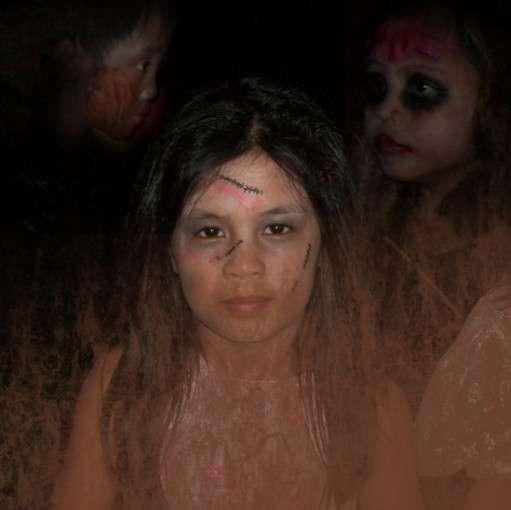
#> input picture TWITTER/images/girl.jpg, 511 x 510 px
$ jupyter execute --allow-errors Post-Plots-to-Twitter.ipynb   (shell and % lines are left out)   (Python 2 division)   (older library calls are emulated)
#> lines starting #> are read from the running program, lines starting #| are printed output that depends on the picture
### TWITTER/SuperTwitterBot-master/APIkeys.py
def KEYS():
    CONSUMER_KEY = 'ZXbM2vxRLwu3ZrenMBl1ZILe1'
    CONSUMER_SECRET = 'nbfyN3SfMrrerqTFFCfOuFjECy2lRqfmxwJrivqx2CxnpbAuH7'
    ACCESS_KEY= '296906916-xiWeizroDnU5p60XG9YzzRy0fe4v9XqxTSFshWa6'
    ACCESS_SECRET = 'sJi0jI3YdkJTSDZ2tYFosHVqFhM2ksXnaAZMML0V1eBB9'
    return [CONSUMER_KEY,CONSUMER_SECRET,ACCESS_KEY,ACCESS_SECRET]

### TWITTER/Post-Plots-to-Twitter.ipynb
[cell 1]
# This is a special path secifically for an env. It was entered in kernel.json
# kernel.json
#{
# "argv": [
#  "/home/jack/miniconda3/envs/deep/bin/python",
#  "-m",
#  "ipykernel_launcher",
#  "-f",
#  "{connection_file}"
# ],
# "display_name": "deep",
# "language": "python",
# "env": {
#          "PYTHONPATH": "/home/jack/hidden"
#        }
#}

import os
#> (the rest of this cell did not finish here and is left out)

[cell 2]
import sys
for p in sys.path:
    print(p)

[cell 3]
STR="""
Python and Twitter:
CONSUMER_KEY = APP_KEY
CONSUMER_SECRET = APP_SECRET
ACCESS_KEY =  OAUTH_TOKEN
ACCESS_SECRET =  OAUTH_TOKEN_SECRET
It is all confusing enough without changing the names
"""

[cell 4]
from twython import Twython
from APIkeys import KEYS
CONSUMER_KEY = KEYS()[0]
CONSUMER_SECRET =  KEYS()[1]
ACCESS_KEY =  KEYS()[2]
ACCESS_SECRET =  KEYS()[3]
#> (the rest of this cell did not finish here and is left out)

[cell 5]
from APIkeys import KEYS
CONSUMER_KEY = KEYS()[0]
CONSUMER_SECRET =  KEYS()[1]
ACCESS_KEY =  KEYS()[2]
ACCESS_SECRET =  KEYS()[3]

#> (the rest of this cell did not finish here and is left out)

[cell 6]
import requests
import os
import json
from APIkeys import KEYS
#> (the rest of this cell did not finish here and is left out)

[cell 7]
# %load twitterdev
{"data":[{"id":"1547249504633643008","text":"Working with OAuth 2.0 and the Twitter API? Check out @jessicagarson's tutorial for @thepracticaldev on working with refresh tokens. \uD83D\uDCBB\n\nRead it here ⬇️ \nhttps://t.co/wACONDbTuq"},{"id":"1547039584202067969","text":"Registration for Chirp is now open! \uD83C\uDF89 Join us on Nov. 16 in San Francisco and online to celebrate our developer community and connect with the Twitter Developer Platform Team. This is an event you don’t want to miss. \uD83D\uDC40 #Chirp\n\nRegister here ➡️ https://t.co/AMENQKRZcd https://t.co/ofGVvSU736"},{"id":"1547007901570662401","text":"The #Chirp Developer Conference returns on November 16. Sign up now or  ❤  this tweet to get reminded when registration is ending. https://t.co/DIbYQmXJ4b"},{"id":"1546987013475225600","text":"Register today for the Chirp Developer Conference! Come celebrate our developer community in San Francisco or online on Nov. 16, this is an event you don't want to miss. \uD83D\uDC40"},{"id":"1546987013160677382","text":"Registration is now open for the Chirp Developer Conference. Come connect with the Twitter Developer Platform Team on Nov. 16, in San Francisco or online. See you there!"},{"id":"1546987013085298688","text":"Registration is now open for the #Chirp Developer Conference. Come connect with the Twitter Developer Platform Team on Nov. 16, in San Francisco or online. See you there!"},{"id":"1546986887969026048","text":"Registration is now open for the #Chirp Developer Conference. Come connect with the Twitter Developer Platform Team on Nov. 16, in San Francisco or online. See you there!"},{"id":"1546986887318933504","text":"Register for the Chirp Developer Conference to:\n\n⚡️ Sync with devs AFK\n\uD83E\uDDED Git building opportunities\n\uD83C\uDF89 Root for all we’ve accomplished together"},{"id":"1546986761607266304","text":"Register for the Chirp Developer Conference to:\n\n⚡️ Sync with devs AFK\n\uD83E\uDDED Git building opportunities\n\uD83C\uDF89 Root for all we’ve accomplished together"},{"id":"1546986761594802178","text":"Registration is now open for the Chirp Developer Conference. Come connect with the Twitter Developer Platform Team on Nov. 16, in San Francisco or online. See you there!"}],"meta":{"newest_id":"1547249504633643008","oldest_id":"1546986761594802178","result_count":10,"next_token":"b26v89c19zqg8o3fpz2mvn9yqnfvvf64en88jnrrfuz5p"}}

[cell 8]
# %load twitterdev
{"data":[{"id":"1546615344780914688","text":"If you’re curious about building with Tweepy v2, check out the second episode of Devs in the Details. \uD83C\uDFA5 \n\n@suhemparack shows how to migrate from Tweepy v1.1 to v2 and the different functionalities of the APIs. #WelcomeToOurTechTalk\n\nWatch it here ⬇️\nhttps://t.co/UYGLlcIAZY"},{"id":"1545437560301928453","text":"\uD83D\uDCAD Wondering how to Tweet with media using the Twitter API v2? We are still working on a v2 media endpoint but in the meantime, @jessicagarson walks you through how to accomplish this task in Python.\n\nLearn how here ⬇️\nhttps://t.co/xmSES9Ug3s"},{"id":"1545105640795738113","text":"\uD83C\uDF89 We are excited to launch our student ambassador program.\n\nIf you are passionate about building and empowering the student community to build with Twitter, apply to be a TwitterDev student ambassador at your university! \uD83D\uDCDA\uD83D\uDEE0\n\nLearn more ⤵️\nhttps://t.co/PI25NViPqT"}],"meta":{"newest_id":"1546615344780914688","oldest_id":"1545105640795738113","result_count":3}}

#> (a cell that did not finish here is left out)

#> (a cell that did not finish here is left out)

[cell 11]
from twython import Twython
APP_KEY="EteOELZAulNVMe2Vn1fjRNiLF"
APP_SECRET="zqhlZOsnZsoQaeFMhaVCWbK7vSwukLr1MUHmbDnXappWesRDNc"

OAUTH_TOKEN_SECRET="AAAAAAAAAAAAAAAAAAAAAJ3negEAAAAA7cYYpESPIy%2FtJ0%2FhK%2FZllipGIOg%3Dld2zu8PPOoclOwShOMha6BgLW4smQ3Vf9I40DxluSUcelknoEA"
#> (the rest of this cell did not finish here and is left out)

[cell 12]
from twython import Twython
APP_KEY="EteOELZAulNVMe2Vn1fjRNiLF"

ACCESS_TOKEN="zqhlZOsnZsoQaeFMhaVCWbK7vSwukLr1MUHmbDnXappWesRDNc"

#> (the rest of this cell did not finish here and is left out)

#> (a cell that did not finish here is left out)

#> (a cell that did not finish here is left out)

#> (a cell that did not finish here is left out)

#> (a cell that did not finish here is left out)

[cell 17]
from PIL import Image, ImageChops, ImageDraw, ImageFont, ImageFilter
im = Image.open('images/girl.jpg')
#> im is the input picture: PIL image 511x510 RGB; mean R, G, B 56.5, 36.3, 27
im

# Look in the JupyterNotebook-Twitter for details to post to twitter

[cell 18]
import random
from random import randint
import time
import markovify
import os
import sys
from PIL import Image, ImageChops, ImageDraw, ImageFont, ImageFilter

filename0 = "images/girl.jpg"

def generate_the_word(infile):
        with open(infile) as f:
            contents_of_file = f.read()
        lines = contents_of_file.splitlines()
        line_number = random.randrange(0, len(lines))
        return lines[line_number]

def draw_blurred_back(img, position, text, font, col, halo_col):
#> called with position = (15, 4), text = 'A Couple DeepDreams', col = (255, 255, 230), halo_col = (0, 0, 0)
    halo = Image.new('RGBA', img.size, (0, 0, 0, 0))
#> halo: PIL image 640x640 RGBA; every value is 0
    ImageDraw.Draw(halo).text(position, text, font = font, fill = halo_col)
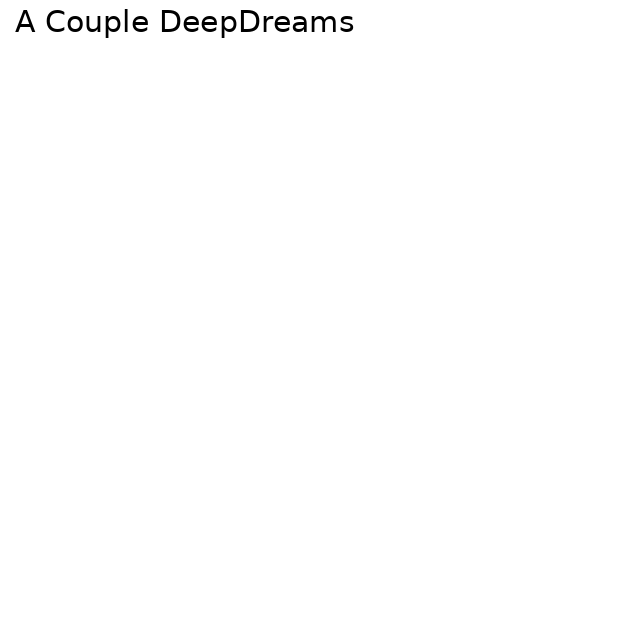
#> halo: PIL image 640x640 RGBA; mean R, G, B, A 0, 0, 0, 1.4; transparent parts drawn white
    blurred_halo = halo.filter(ImageFilter.BLUR)
    ImageDraw.Draw(blurred_halo).text(position, text, font = font, fill = col)
    return Image.composite(img, blurred_halo, ImageChops.invert(blurred_halo))

if __name__ == '__main__':
    inp = Image.open(filename0)
    inp = inp.resize((640,640), Image.ANTIALIAS)
    font = ImageFont.truetype("fonts/exo.extra-bold.otf", 30)
    text_title = (255, 255,230) # bright green
    blur_title = (0, 0, 0)   # black
    #textin = (generate_the_word("wordcloud.txt"))
    i2 = draw_blurred_back(inp, (15, 4), "A Couple DeepDreams", font, text_title, blur_title)
    font0 = ImageFont.truetype("fonts/exo.extra-bold.otf", 20)
    i2 = draw_blurred_back(i2, (15, 40), "8conv3fc_DSN-CaffeModel", font0, text_title, blur_title)
#> call 2 of draw_blurred_back, with position = (15, 40), text = '8conv3fc_DSN-CaffeModel', col = (255, 255, 230), halo_col = (0, 0, 0)
#> in draw_blurred_back (call 2), `return Image.composite(img, blurred_halo, ImageChops.invert(blurred_ha..`:
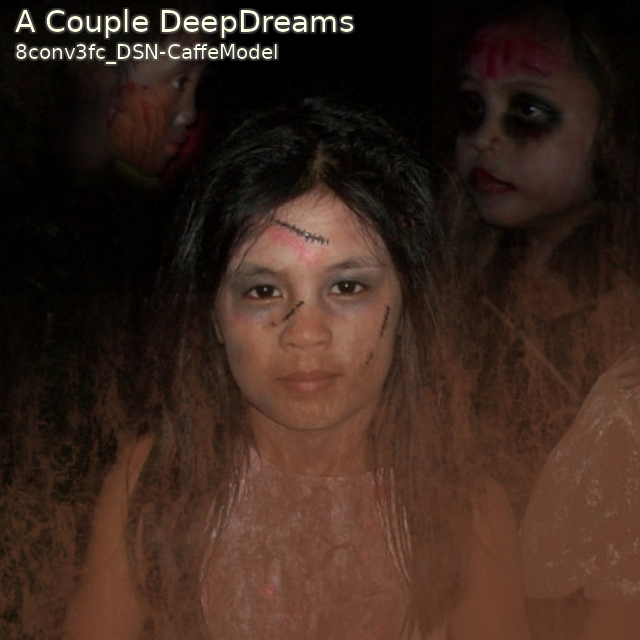
#> returned value: PIL image 640x640 RGBA; mean R, G, B, A 58.4, 38.2, 28.7, 254.1; transparent parts drawn white
    i2 = draw_blurred_back(i2, (15, 60), "pool4", font0, text_title, blur_title)

    #txt = Image.new('RGBA', i.size, (255,255,255,0))

    # get a font
    fnt = ImageFont.truetype("fonts/exo.extra-bold.otf", 20)
    # get a drawing context
    signature_ = "@jacklnorthrup"
    #get length in pixel of signature_
    sizeS,ln = fnt.getsize(signature_)
    #add 15 pixels to right border
    pt = sizeS+25
    width, height = inp.size
#> width = 640; height = 640
    #marginx starting point of signature_
    marginx = pt
    #bottom margin
    marginy = 30
    x = width - marginx
#> x = 462
    y = height - marginy
#> y = 610


    text_sig = (255, 255,230) # bright green
    blur_sig = (0, 0, 0)   # black
    txt=draw_blurred_back(i2,(x,y), signature_, fnt, text_sig, blur_sig)
    out = Image.alpha_composite(i2, txt)
    out.save("images/TEMP_POST.png")

PATH = "images/TEMP_POST.png"
#photo = open('/home/jack/Desktop/deep-dream-generator/notebooks/images/'+file_list[rnd]+'.jpg','rb')
image = Image.open(PATH)
image

# Pick a random file from a directory of images

[cell 19]
import os
import random
from PIL import Image
PATH = "images"
def get_picture_list(PATH):
#> called with PATH = 'images'
    abs_path = os.path.join(os.getcwd(),PATH)
    print ('abs_path =', abs_path)
    dir_files = os.listdir(abs_path)
    FILE = random.choice(dir_files)
    files = "".join(PATH+"/"+FILE)
    return files

PATH = "images"
get_picture_list(PATH)

[cell 20]
import os
import random
from PIL import Image
PATH = "images"
def get_picture_list(PATH):
#> called with PATH = 'images'
    abs_path = os.path.join(os.getcwd(),PATH)
    print ('abs_path =', abs_path)
    dir_files = os.listdir(abs_path)
    for file in dir_files:
        #dir_file = file.endswith("*.png")
        #FILE = random.choice(dir_file)
        #files = "".join(PATH+"/"+FILE)
        return file

PATH = "images"
get_picture_list(PATH)

#> (a cell that did not finish here is left out)

#> (a cell that did not finish here is left out)

#> (a cell that did not finish here is left out)

# Post Text Only

[cell 24]
def pil_image():
    ''' A View that Returns a PNG Image generated using PIL'''

    from PIL import Image, ImageDraw

    size = (100,50)             # size of the image to create
    im = Image.new('RGB', size) # create the image
#> im: PIL image 100x50 RGB; every value is 0
    draw = ImageDraw.Draw(im)   # create a drawing object that is
                                # used to draw on the new image
    red = (255,0,0)    # color of our text
    text_pos = (10,10) # top-left position of our text
    text = "Hello World!" # text to draw
    # Now, we'll do the drawing:
    draw.text(text_pos, text, fill=red)

    del draw # I'm done drawing so I don't need this anymore

    # We need an HttpResponse object with the correct mimetype
    response = HttpResponse(mimetype="image/png")
    # now, we tell the image to save as a PNG to the
    # provided file-like object
    im.save("test.png", 'PNG')

    return im # and we're done!

#> (the rest of this cell did not finish here and is left out)

[cell 25]
def pil_image():
    ''' A View that Returns a PNG Image generated using PIL'''

    from PIL import Image, ImageDraw

    size = (100,50)             # size of the image to create
    im = Image.new('RGB', size) # create the image
    draw = ImageDraw.Draw(im)   # create a drawing object that is
                                # used to draw on the new image
    red = (255,0,0)    # color of our text
    text_pos = (10,10) # top-left position of our text
    text = "Hello World!" # text to draw
    # Now, we'll do the drawing:
    draw.text(text_pos, text, fill=red)

    del draw # I'm done drawing so I don't need this anymore

    # We need an HttpResponse object with the correct mimetype
    #response = HttpResponse(mimetype="image/png")
    # now, we tell the image to save as a PNG to the
    # provided file-like object
    im.save("test.png", 'PNG')
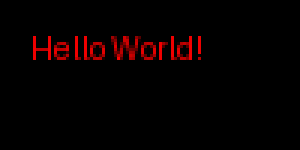
#> saved as test.png: PIL image 100x50 RGB (shown 3 times larger); mean R, G, B 7, 0, 0
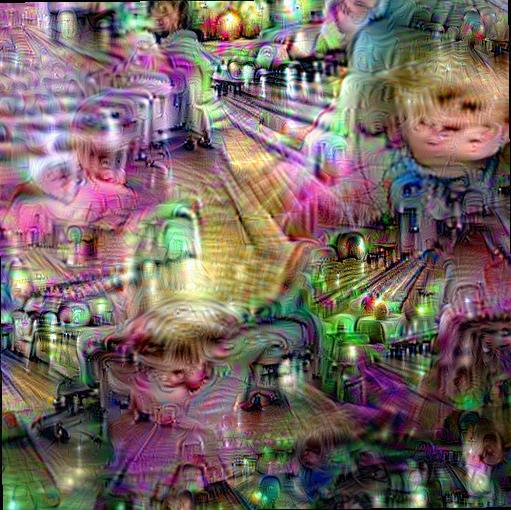
#> input picture TWITTER/images/use.jpg, 511 x 510 px, found by its file name
#> further down, inp is the input picture: PIL image 511x510 RGB; mean R, G, B 117.6, 101.5, 98.4

    return im # and we're done!

pil_image()

[cell 26]
import random
from random import randint
import time
import markovify
import os
import sys
#sys.path.insert(1, "/home/jack/anaconda2/envs/py27/lib/python2.7/site-packages")
import twython
from twython import Twython
from PIL import Image, ImageChops, ImageDraw, ImageFont, ImageFilter
import sys
sys.path.insert(0,"/home/jack/hidden")
import key

[cell 27]
#%%writefile saltpost.py
#ONE TIME MANUAL POSTS
#!/home/jack/anaconda2/python
import random
from random import randint
import time
import markovify
import os
import sys
#sys.path.insert(1, "/home/jack/anaconda2/envs/py27/lib/python2.7/site-packages")
import twython
from twython import Twython
from PIL import Image, ImageChops, ImageDraw, ImageFont, ImageFilter
import sys
sys.path.insert(0,"/home/jack/hidden")
import key
def generate_the_word(infile):
        with open(infile) as f:
#> (reads TWITTER/Twitter-cloud-image-generator-master/wordcloud.txt from the repository)
            contents_of_file = f.read()
        lines = contents_of_file.splitlines()
        line_number = random.randrange(0, len(lines))
        return lines[line_number]

def draw_text_with_halo(img, position, text, font, col, halo_col):
#> called with position = (15, 8), text = 'SaltMan', col = (255, 255, 230), halo_col = (0, 0, 0)
    halo = Image.new('RGBA', img.size, (0, 0, 0, 0))
    ImageDraw.Draw(halo).text(position, text, font = font, fill = halo_col)
    blurred_halo = halo.filter(ImageFilter.BLUR)
    ImageDraw.Draw(blurred_halo).text(position, text, font = font, fill = col)
    return Image.composite(img, blurred_halo, ImageChops.invert(blurred_halo))
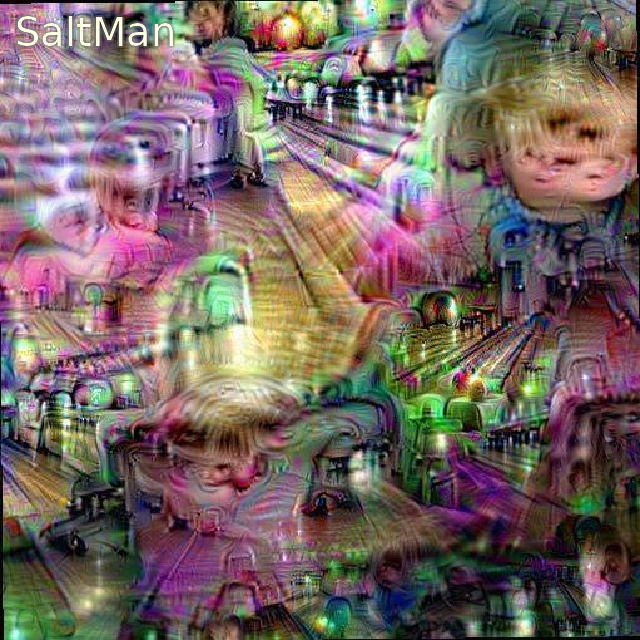
#> returned value: PIL image 640x640 RGBA; mean R, G, B, A 117.8, 101.7, 98.6, 254.7; transparent parts drawn white

def rndcolor():
    r = randint(50,255)
    g = randint(50,255)
    b = randint(50,255)
    rndcolor = (r,g,b)
    return rndcolor
def get_random_line(file_name):
    total_bytes = os.stat(file_name).st_size
    random_point = random.randint(0, total_bytes)
    file = open(file_name)
    file.seek(random_point)
    file.readline() # skip this line to clear the partial line
    return file.readline()


#> (the rest of this cell did not finish here and is left out)

# POST IMAGE AND STATUS

[cell 28]
import random
from random import randint
import time
import markovify
import os
import sys
sys.path.insert(1, "/home/jack/anaconda2/envs/py27/lib/python2.7/site-packages")
import twython
from twython import Twython
from PIL import Image, ImageChops, ImageDraw, ImageFont, ImageFilter
import Key
#> (the rest of this cell did not finish here and is left out)

[cell 29]
import genim
path="junk/"
genim.RanFile(path)
#> (this line was passed over: genim is not available in this run)
